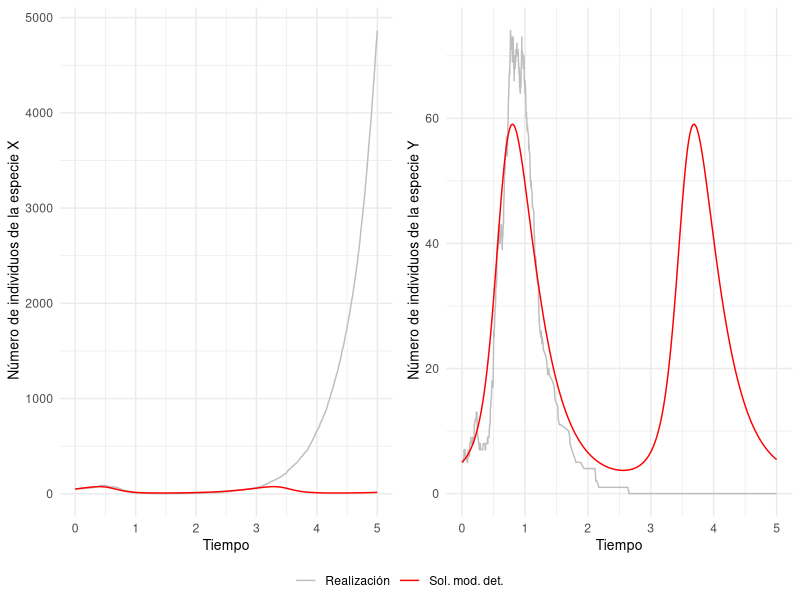

R code for this plot:
## ---- chunk 1
library("ggplot2")
library("deSolve")
library("ggpubr")
## ---- chunk 2
tiempo_exponencial <- function(a0){
  r1 <- runif(n=1,min=0,max=1)
  return((1/a0)*log(1/r1))
}
## ---- chunk 3
presa_depredador_EDO <- function(t,state,parameters){
  with(as.list(c(state, parameters)), {
    dA <- A*(k1-k2*B)
    dB <- (-B)*(k3-k2*A)
    res<-c(dA,dB)
    list(res)
  })
}
## ---- chunk 4

PresaDepredador_Gillespie <- function(parametros,x0,t0,tf){
  k1 <- parametros[1]
  k2 <- parametros[2]
  k3 <- parametros[3]
  
  # Variable espacial que almacena todos los estados del sistema para todos los tiempos de reacción
  x <- x0
  # Variable espacial que almacena el estado del sistema y que se modificará cada vez que ocurra una reacción
  x_actual <- x0
  
  # Variable temporal que almacena los tiempos de reación
  t_imprimir <- t0
  # Variable temporal que ira avanzando conforme ocurran las reacciones
  t <- t0
  
  # Declaramos el vector propensidad y la propensidad total
  a <- numeric()
  a0 <- numeric()
  
  # Calculamos las propensidades individuales y la propensidad total
  a[1] <- k1*x_actual[1]
  a[2] <- k2*x_actual[1]*x_actual[2]
  a[3] <- k3*x_actual[2] 
  a0<-sum(a)
  
  while(t<tf){
      
    # Calculamos y almacenamos el siguiente tiempo de reacción
    t<-t+tiempo_exponencial(a0)
    t_imprimir <- c(t_imprimir,t)
    
    if(t == Inf){
      x_actual <- c(0,0)
    }else{
    
    # Calculamos la siguiente reacción que ocurre
    r2<-runif(n=1, min=0, max=1)
    
    if(a[1]>=r2*a0){
        x_actual[1] <- x_actual[1] + 1 
        a[1] <- k1*x_actual[1]
        a[2] <- k2*x_actual[1]*x_actual[2]
    }else if(a[1]+a[2]>=r2*a0 & x_actual[1]>0){
        x_actual[1] <- x_actual[1] - 1
        x_actual[2] <- x_actual[2] + 1
        a[1] <- k1*x_actual[1]
        a[2] <- k2*x_actual[1]*x_actual[2]
        a[3] <- k3*x_actual[2] 
    }else if(x_actual[2]>0){
        x_actual[2] <- x_actual[2] - 1
        a[2] <- k2*x_actual[1]*x_actual[2]
        a[3] <- k3*x_actual[2] 
    }
    
    # Recalculamos la propensidad total
    a0<-sum(a)
    
    }
    
    # Almacenamos para cada tiempo de reacción el estado del sistema
    x<-rbind(x,x_actual)
    
  }
  
  # Mostramos un mensaje en el caso de que se extinga alguna de las especies
  # if(x_actual[1]==0)
  #   warning("Extinción de la especie A.")
  # else if(x_actual[2]==0)
  #   warning("Extinción de la especie B.")
  
  # Almacenamos el tiempo de muestreo y la matriz de estados en una base de datos para poder mostrarla gráficamente
  datos <- data.frame(t_imprimir=t_imprimir,x_imprimir=x,row.names = NULL)
  return(datos)
}
## ---- chunk 5
k1 <- 2
k2 <- 0.1
k3 <- 3
parametros <- c(k1=k1,k2=k2,k3=k3) 
# x0 <- c(k3/k2,k1/k2) # para tomar el valor inicial de la población en el equilibrio
x0 <- c(50,5)
tf <- 5
t0 <- 0

graficoA <- ggplot()
graficoB <- ggplot()

n_realizaciones <- 1

for(i in 1:n_realizaciones){
  realizacion <- PresaDepredador_Gillespie(parametros,x0,t0,tf)
  
  imprimir <- data.frame(t=realizacion$t_imprimir,A=realizacion$x_imprimir.1,B=realizacion$x_imprimir.2)
  
  graficoA <- graficoA + geom_line(data = imprimir, aes(x=t, y=A, color="Realización"))
                                
  graficoB <- graficoB + geom_line(data = imprimir, aes(x=t, y=B, color="Realización"))
}

# Definimos los parámetros necesarios y resolvemos la EDO usando la función ode() del paquete "deSolve"
parameter <- parametros
state <- c(A=x0[1],B=x0[2])
times <- seq(0,tf,by=0.01)

out <- ode(y=state, times = times, func = presa_depredador_EDO, parms = parametros)
out <- data.frame(out)

# Añadimos la solución de la EDO a los gráficos
graficoA <- graficoA + geom_line(data=out, aes(x=time,y=A,color="Sol. mod. det."))
graficoB <- graficoB + geom_line(data=out, aes(x=time,y=B,color="Sol. mod. det."))

graficoA <- graficoA +
 labs(x = "Tiempo", y = " Número de individuos de la especie X") +
 theme_minimal() +
 theme(legend.title=element_blank(),legend.position = "bottom",
      axis.title.x = element_text(size = 10),  
      axis.title.y = element_text(size = 10)) +
 scale_color_manual(values = c("Realización"="gray", "Sol. mod. det." = "red"),
                    breaks = c("Realización", "Sol. mod. det."))

  graficoB <- graficoB +
 labs(x = "Tiempo", y = " Número de individuos de la especie Y") +
 theme_minimal() +
 theme(legend.title=element_blank(),legend.position = "bottom",
      axis.title.x = element_text(size = 10),  
      axis.title.y = element_text(size = 10)) +
 scale_color_manual(values = c("Realización"="gray", "Sol. mod. det." = "red"),
                    breaks = c("Realización", "Sol. mod. det."))


grafico <- ggarrange(graficoA,graficoB,ncol=2,common.legend=TRUE, legend="bottom")
print(grafico)
